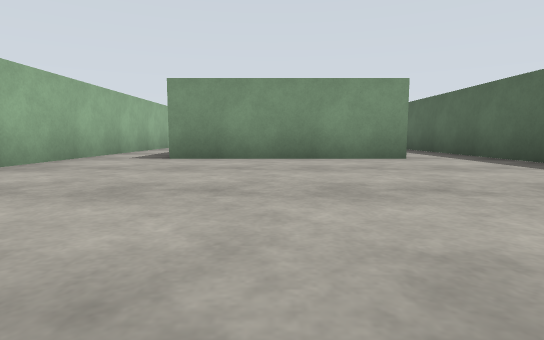
[1] (above)

23 first-person views from a walk through a world built for the Gazebo simulator. The camera is 0.72 m above the floor, tilts 6° down and sees 80° across. The floor is counted in squares, 2 m on a side. Each view is taken from the middle of a square. On the plan, view 1 faces up. The plan holds only what a view shows up to about 9 squares ahead; the rest is blank. The place goes on beyond the plan.

[2]
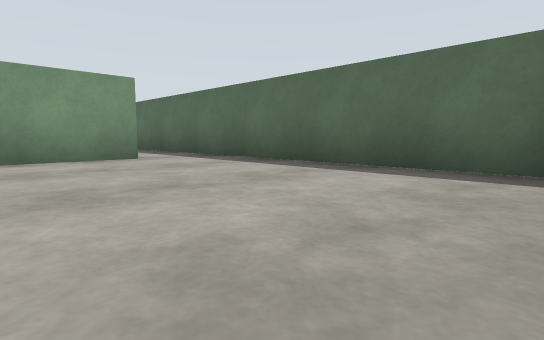

[3]
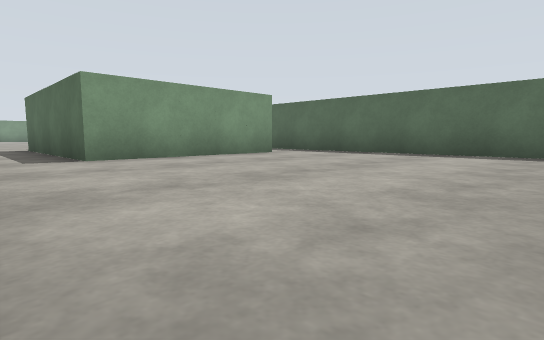

[4]
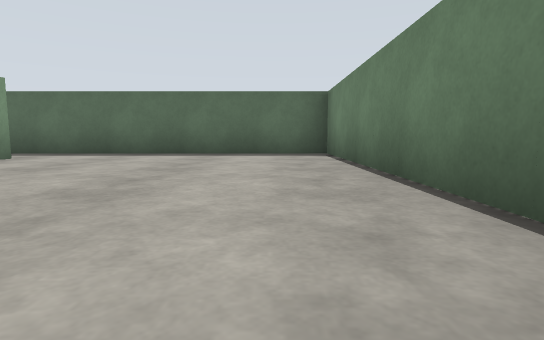

[5]
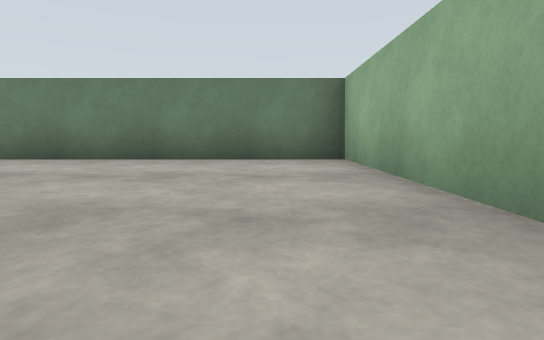

[6]
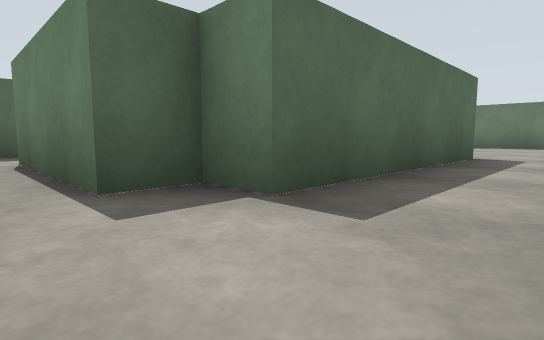

[7]
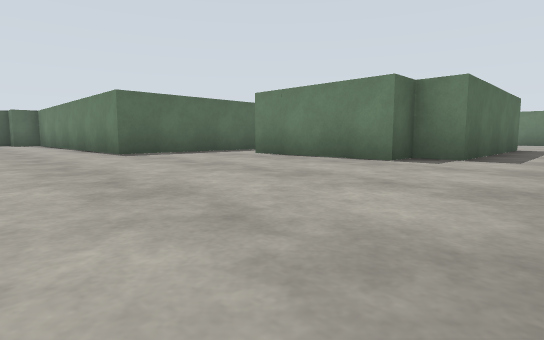

[8]
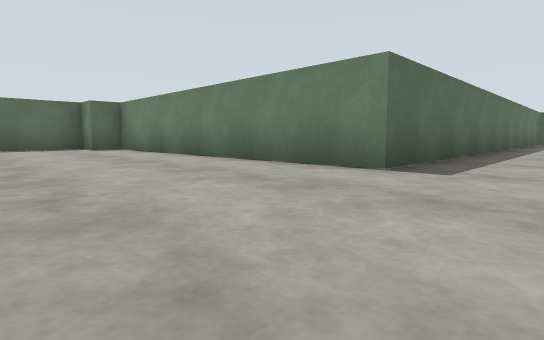

[9]
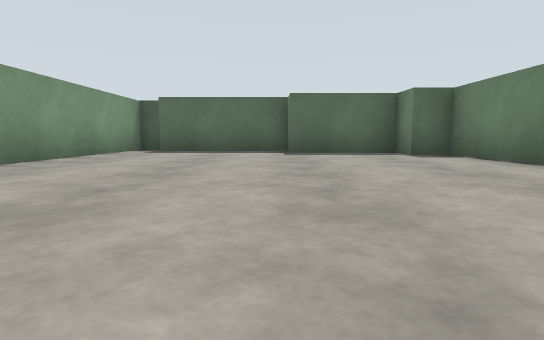

[10]
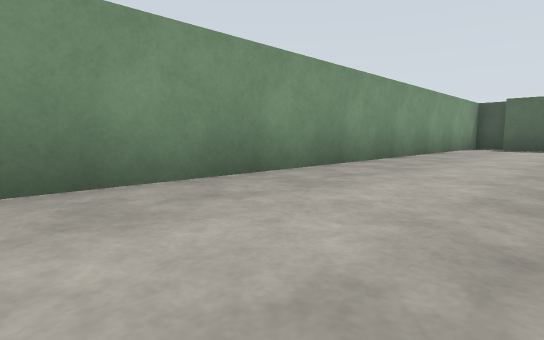

[11]
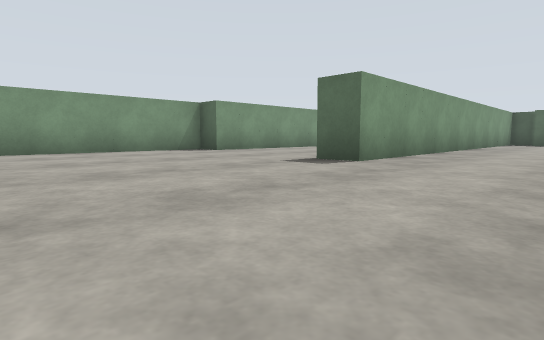

[12]
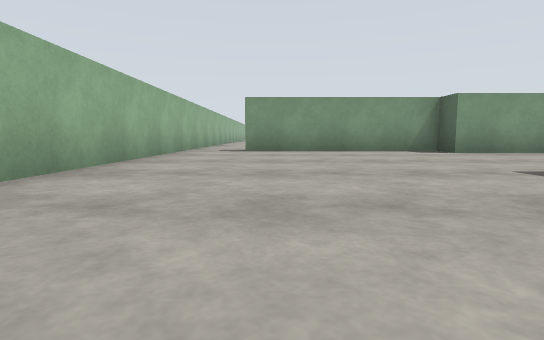

[13]
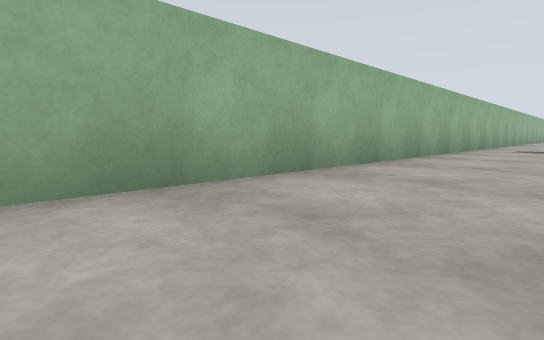

[14]
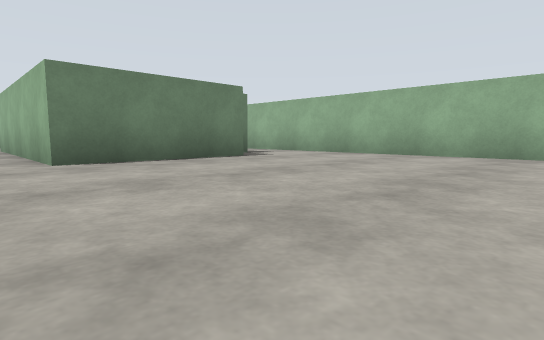

[15]
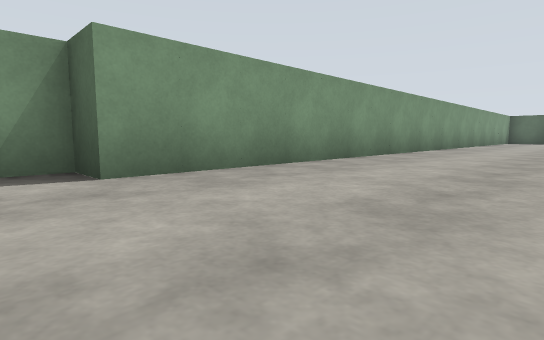

[16]
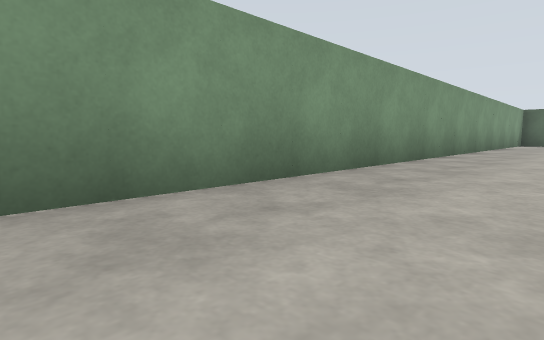

[17]
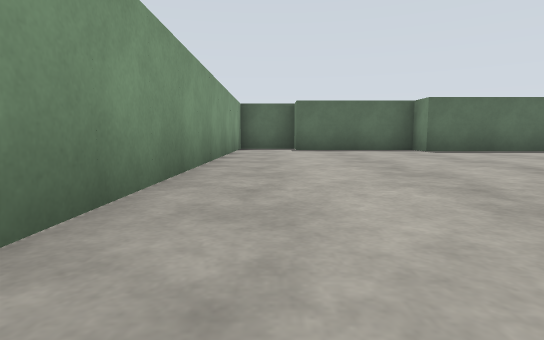

[18]
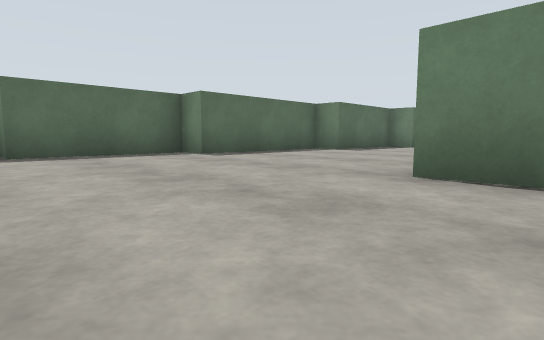

[19]
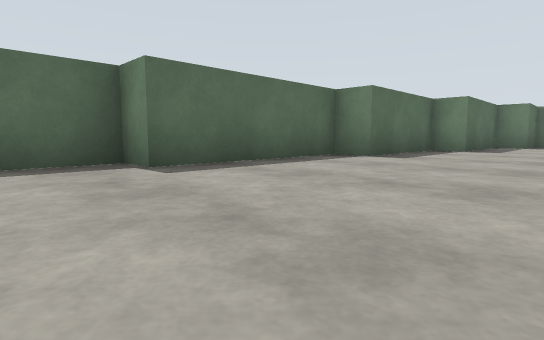

[20]
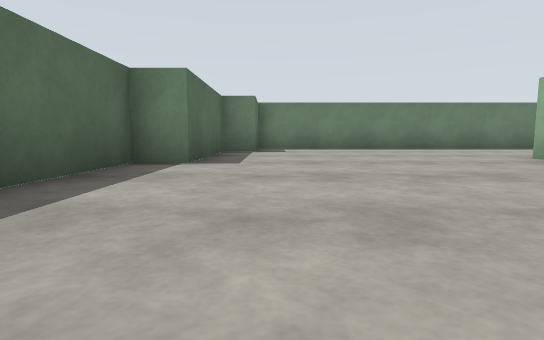

[21]
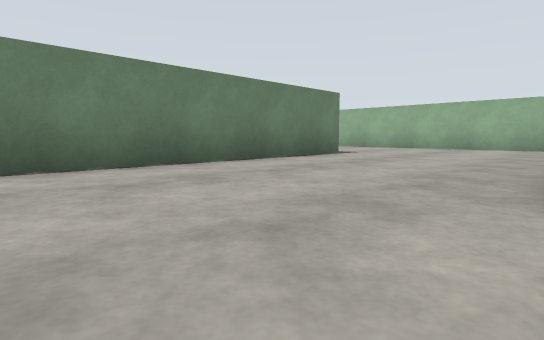

[22]
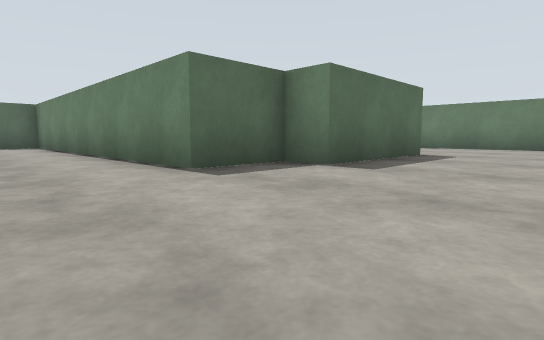

[23]
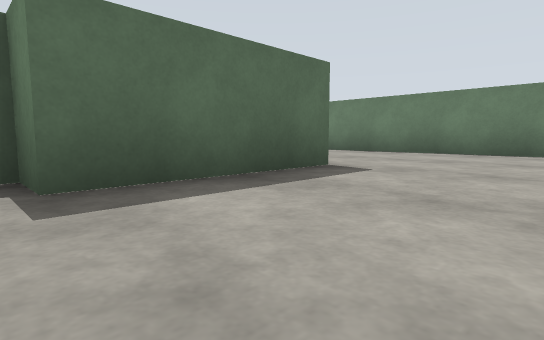

### Floor plan
Points are (right, up) in squares from view 1. A wall is a line through its corners. A room is listed if a view was taken in it or the views show most of it. See-through windows are left out.
Room 1 (views 1, 2, 3, 4)
walls: (-3.1, 3.6) (-3.1, -0.1) (3.6, -0.1) (3.6, 4.4); (2.1, 5.1) (-1.6, 5.1)
ways out: opening at (-2.5, 4.5) to room 2; opening at (3, 5) to room 2
Room 2 (views 5, 6, 7, 8, 9, 10, 11, 12, 13, 14, 15, 16, 17, 18, 19, 20, 21, 22, 23)
walls: (4.4, 11.2) (4.4, 8.8); (8.1, 6.6) (8.1, 8.1) (16.4, 8.1) (16.4, 9.6); (13.4, 18.6) (13.4, 19.4) (2.1, 19.4) (2.1, 20.1); (13.1, 20.1) (14.1, 20.1); (-3.1, 14.5) (-3.1, 3.6); (3.6, 4.4) (3.6, 12.6) (11.1, 12.6) (11.1, 13.4) (11.9, 13.4) (11.9, 15.6) (12.6, 15.6) (12.6, 18.6); (7.4, 3.5) (7.4, 6.6); (17.1, 9.6) (17.1, 12.6) (17.9, 12.6) (17.9, 15.6) (18.6, 15.6) (18.6, 19.4) (19.4, 19.4) (19.4, 22.4); (-1.6, 5.1) (-1.6, 9.6) (-0.9, 9.6) (-0.9, 10.4) (2.1, 10.4) (2.1, 5.1); (5.6, -0.1) (10.1, -0.1); (-3.1, 24.6) (-3.1, 16.1); (20.1, 23.9) (2.9, 23.9) (2.9, 24.6) (-1.6, 24.6)
ways out: opening at (-2.5, 4.5) to room 1; opening at (3, 5) to room 1; opening at (-2.5, 25)

Positions as (right, up) in squares from view 1, and headings:
1: (0, 0), facing up
2: (0, 0), facing up-right
3: (-3, 0), facing up-right
4: (-3, 1), facing right
5: (-2, 5), facing down
6: (-3, 11), facing down-right
7: (-3, 15), facing down-right
8: (2, 16), facing down-right
9: (5, 16), facing right
10: (3, 17), facing up-right
11: (-2, 17), facing up-right
12: (-1, 17), facing up
13: (-1, 16), facing up-left
14: (3, 15), facing down-left
15: (2, 21), facing up-right
16: (6, 22), facing up-right
17: (11, 23), facing right
18: (13, 23), facing down-right
19: (15, 21), facing down-right
20: (16, 17), facing down
21: (14, 12), facing down-left
22: (5, 10), facing down-right
23: (5, 7), facing down-right
